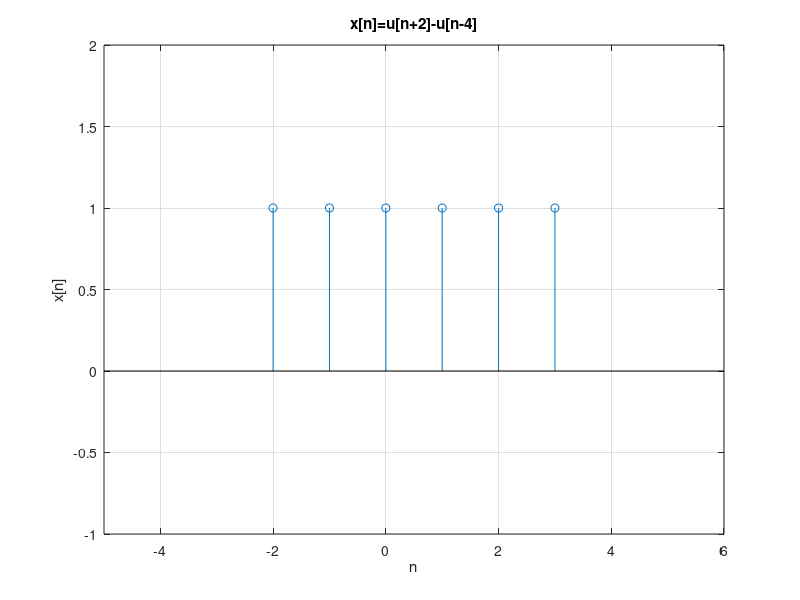

Write MATLAB code to recreate this figure.
x = [1 1 1 1 1 1]
n = [-2 -1 0 1 2 3]

stem(n,x)
axis([-5 6 -1 2])
title("x[n]=u[n+2]-u[n-4]")
xlabel("n")
ylabel("x[n]")
grid on